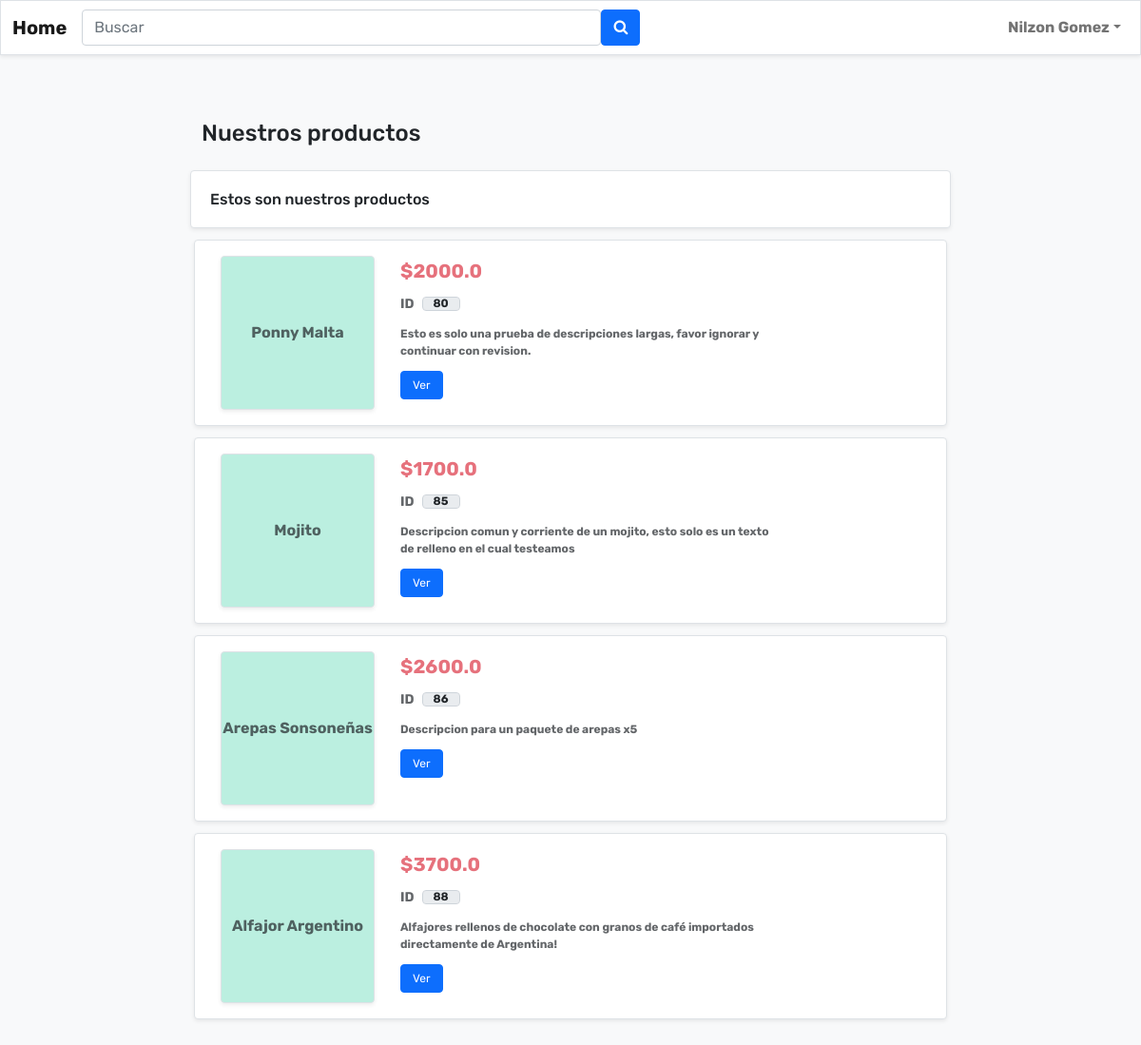
/home (signed in), run on the app's committed database.
### tables this page shows
CREATE TABLE Product (pID INTEGER PRIMARY KEY AUTOINCREMENT NOT NULL, pName TEXT NOT NULL, pPrice DOUBLE NOT NULL, pAmount INT NOT NULL, pDescription TEXT NOT NULL, pColor TEXT NOT NULL, pDate TEXT NOT NULL);

### app.py (the view, shortened to what this page needs)
@app.route('/home', methods=('GET', 'POST'))
def home():
    print("Ingreso a /home")
    if 'user' in session and session['rol'] == "Usuario":
        print("INGRESO COMO USUARIO")
        productos = db.consultarTodosProductos()
        if request.method == 'POST':
            print("RECIBIO POST")
            a = request.form
            correo = session.get("user")
            usuario = dbUsuarios.consultarUsuarios(correo)
            print(a)
            if 'search_bar' in a.keys():
                busqueda = request.form.get("search_bar")
                resultados = searchAPI.busqueda(busqueda)
                username = nombreAPI.username(usuario[0][1], usuario[0][2])
                if len(resultados) == 0 or resultados == None:
                    busqueda_mensaje = "No se encontro el plato."
                    plato_informacion = []
                    return render_template("search_user.html", productos_jinja=plato_informacion, heading=busqueda_mensaje, username=username)
                else:
                    plato_informacion = db.consultarProductosNombre(resultados[0])
                    return render_template("search_user.html", productos_jinja=plato_informacion, heading="Estos son los resultados cercanos a la búsqueda realizada", username=username)
            return "<h1>Contenido intexistente</h1>"
        if request.method == 'GET':
            print("ENTRO A GET")
            correo = session.get("user")
            resultados = dbUsuarios.consultarUsuarios(correo)
            usuario = dbUsuarios.consultarUsuarios(correo)
            username = nombreAPI.username(usuario[0][1], usuario[0][2])
            if isinstance(productos, bool) == True:
                print("No detecto productos en la base de datos")
                return render_template("home_user.html", productos_jinja=productos, Mensaje_respuesta="No hay productos registrados.", username=username)
            elif isinstance(productos, bool) == False:
                return render_template("home_user.html", productos_jinja=productos, Mensaje_respuesta="Estos son nuestros productos.", username=username)
    elif 'user' in session and session['rol'] == "Superadministrador":
        print("INGRESO COMO USUARIO")
        productos = db.consultarTodosProductos()
        if request.method == 'GET':
            print("ENTRO A GET")
            correo = session.get('user')
            usuario = dbUsuarios.consultarUsuarios(correo)
            username = nombreAPI.username(usuario[0][1], usuario[0][2])
            resultados = dbUsuarios.consultarUsuarios(correo)
            print(resultados)
            if isinstance(productos, bool) == True:
                print("No detecto productos en la base de datos")
                return render_template("home_sadmin.html", productos_jinja=productos, Mensaje_respuesta="No hay productos registrados.", username=username)
            elif isinstance(productos, bool) == False:
                return render_template("home_sadmin.html", productos_jinja=productos, Mensaje_respuesta="Estos son nuestros productos.", username=username)
    return redirect('/login')

### connAPI.py (called while the page is built)
def conectar():
    dbname = "Plataforma.db"
    conn = sqlite3.connect(dbname)
    return conn

### db.py (called while the page is built)
def conectar():
    conn = connAPI.conectar()
    return conn

def consultarTodosProductos():
    try:
        conn = conectar()
        cursor = conn.execute("select * from Product;")
        resultados = cursor.fetchall()
        conn.commit()
        conn.close()
        if len(resultados) == 0:
            resultados = False
            return resultados
        else:
            return resultados
    except Error as error:
        print(error)
        return False

### dbUsuarios.py (called while the page is built)
def conectar():
    conn = connAPI.conectar()
    return conn

def consultarUsuarios(uEmail):
    try:
        conn = conectar()
        cursor = conn.execute("select * from User WHERE uEmail=?;", (uEmail,))
        resultados = cursor.fetchall()
        conn.commit()
        conn.close()
        if len(resultados) == 0: #No encontro el registro y envia un booleano
            flag = False
            return flag
        else: #Encontro el registro y envia una lista
            return resultados
    except Error as error:
        print(error)
        return False

### nombreAPI.py (called while the page is built)
def username(uName, uLastname):
    Nombre_anterior = uName.split(" ")
    Apellido_anterior = uLastname.split(" ")
    Nombre = Nombre_anterior[0]
    Apellido = Apellido_anterior[0]
    return Nombre+" "+Apellido

### templates/home_sadmin.html (shortened to what this page needs)
<!DOCTYPE html>
<html lang="en">
<head>
    <link rel="stylesheet" href="../static/assets/bootstrap/css/bootstrap.min.css">
    <link rel="stylesheet" href="../static/assets/css/FontAwesome.css">
    <link rel="stylesheet" href="../static/assets/fonts/font-awesome.min.css">
    <link rel="stylesheet" href="../static/assets/css/styles.css">
</head>
<body style="background: var(--bs-light);">
    <nav class="navbar navbar-light navbar-expand-md border rounded-0 shadow-sm" style="font-weight: bold;background: #ffffff;">
        <div class="container-fluid">
            <a class="navbar-brand" href="{{ url_for('home') }}">Home</a>
            <form action="/home" method="post" class="d-flex d-md-flex align-items-center align-items-md-center" name="search" id="search" style="width: 50%;">
                <input class="form-control" type="text" id="search_bar" name="search_bar" placeholder="Buscar" style="transform: translateX(0px);width: 100%;"/>
                <button class="btn btn-primary" id="search_product" type="submit">
                    <i class="fa fa-search"></i>
                </button>
            </form>
            <div class="collapse navbar-collapse d-md-flex d-lg-flex d-xl-flex justify-content-md-end justify-content-lg-end justify-content-xl-end" id="navcol">
                <ul class="navbar-nav d-xl-flex">
                    <li class="nav-item">
                        <div class="nav-item dropdown">
                            <a class="dropdown-toggle d-xxl-flex justify-content-xxl-center align-items-xxl-center nav-link" aria-expanded="false" data-bs-toggle="dropdown" href="#">{{ username }}</a>
                        </div>
                    </li>
                </ul>
            </div>
        </div>
    </nav>
    <div class="container" style="max-width: 70%;margin-top: 36px;padding-bottom: 12px;padding-top: 12px;margin-bottom: 16px;">
        <div style="margin: 8px;padding: 4px;">
            <h4 style="margin-left: 8px;margin-top: 8px;margin-right: 8px;">Nuestros productos</h4>
        </div>
        <div class="border rounded shadow-sm" style="margin: 8px;padding: 4px;background: #ffffff;margin-top: 12px;">
            <h6 style="margin: 8px;margin-left: 8px;margin-top: 8px;margin-right: 8px;margin-bottom: 8px;padding: 8px;">Estos son nuestros productos</h6>
        </div>
        {% for dict_item in productos_jinja %}
        <div class="border rounded shadow-sm" style="margin: 12px;padding: 8px;background: #ffffff;margin-top: 12px;">
            <div class="row" style="margin: 0px;">
                <div class="col d-flex d-xl-flex justify-content-center align-items-center justify-content-xl-center align-items-xl-center" style="padding: 8px;max-width: 200px;max-height: 200px;">
                    <div class="border rounded shadow-sm d-flex d-sm-flex d-xl-flex justify-content-center align-items-center justify-content-sm-center align-items-sm-center justify-content-xl-center align-items-xl-center" style="background: rgba(32,201,151,0.3);margin: 0px;margin-bottom: 0px;margin-top: 0px;margin-right: 0px;margin-left: 0px;max-width: 200px;max-height: 200px;">
                        <h6 class="d-flex d-sm-flex d-xl-flex justify-content-center align-items-center justify-content-sm-center align-items-sm-center justify-content-xl-center" style="font-weight: bold;color: rgba(33,37,41,0.7);margin: 0px;text-align: center;width: 160px;height: 160px;">{{ dict_item[1] }}</h6>
                    </div>
                </div>
                <div class="col" style="padding: 8px;">
                    <h6 class="text-center d-flex d-sm-flex d-xl-flex" style="font-weight: bold;color: rgba(220,53,69,0.7);margin: 0px;margin-top: 4px;font-size: 20px;">${{ dict_item[2] }}</h6>
                    <form id="search_form" method="post" style="margin-top: 8px;" action="/plato/a?pID={{ dict_item[0] }}">
                        <p class="d-flex d-xl-flex align-items-center align-items-xl-center" style="font-size: 14px;max-width: 100%;color: rgba(33,37,41,0.7);margin: 0px;font-weight: bold;margin-top: 12px;">ID
                            <input class="form-control d-xl-flex" type="text" id="search_pID" name="search_pID" style="font-size: 12px;max-width: 40px;padding: 0px;max-height: 15px;text-align: center;font-weight: bold;margin-left: 8px;" readonly="" value="{{ dict_item[0] }}">
                        </p>
                        <p style="color: rgba(33,37,41,0.7);margin: 0px;font-size: 12px;font-weight: bold;margin-top: 12px;max-width: 400px;min-width: 200px;">{{ dict_item[4] }}</p>
                        <button class="btn btn-primary d-flex d-sm-flex d-xl-flex align-items-center align-items-sm-center align-items-xl-center" id="search_product" type="submit" style="margin-top: 12px;max-height: 30px;font-size: 12px;">Ver</button>
                    </form>
                </div>
            </div>
        </div>
        {% endfor %}
    </div>
</body>
</html>

### static/assets/css/styles.css (style rules this page uses)
body { margin: 0; font-family: 'Rubik'; font-size: var(--bs-body-font-size); font-weight: var(--bs-body-font-weight); line-height: var(--bs-body-line-height); color: var(--bs-body-color); text-align: var(--bs-body-text-align); background-color: var(--bs-body-bg); -webkit-text-size-adjust: 100%; -webkit-tap-highlight-color: transparent; }
a { color: #0d6efd; text-decoration: none; }

### data on the page
Product: pName "Ponny Malta", pPrice "2000.0", search_pID "80", pDescription "Esto es solo una prueba de descripciones largas, favor ignorar y continuar con revision."
Product: pName "Mojito", pPrice "1700.0", search_pID "85", pDescription "Descripcion comun y corriente de un mojito, esto solo es un texto de relleno en el cual testeamos"
Product: pName "Arepas Sonsoneñas", pPrice "2600.0", search_pID "86", pDescription "Descripcion para un paquete de arepas x5"
Product: pName "Alfajor Argentino", pPrice "3700.0", search_pID "88", pDescription "Alfajores rellenos de chocolate con granos de café importados directamente de Argentina!"

### other printed values
{{ username }} "Nilzon Gomez"
